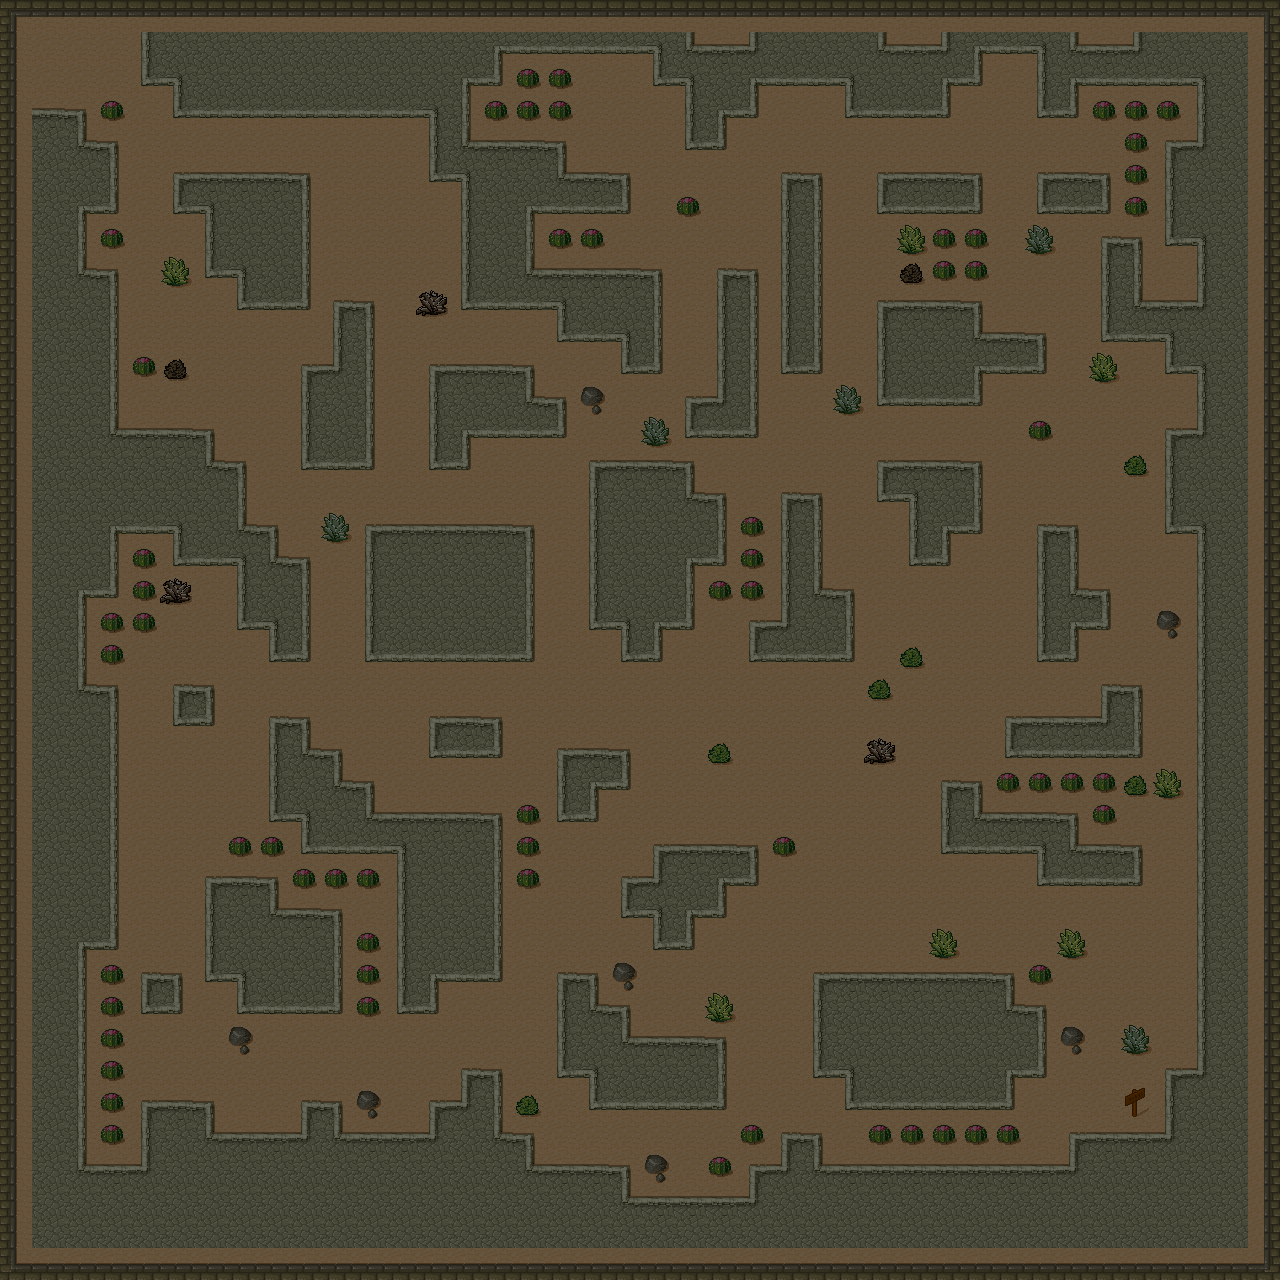

This is a level from a 2D game, rendered from its Tiled map with the project's own tilesets. A one-line summary and the map file follow, with tile-layer data summarised:
An orthogonal 40x40 tile map with 32x32 px tiles, 1 tile layer (Ground) and 209 objects.

<map version="2017.05.26" orientation="orthogonal" renderorder="right-down" width="40" height="40" tilewidth="32" tileheight="32" nextobjectid="518">
 <tileset firstgid="1" source="desert.tsx" />
 <objectgroup name="boxes">
  <object id="292" x="172" y="35" width="263" height="78" />
  <object id="293" x="412" y="31" width="87" height="49" />
  <object id="294" x="497" y="30" width="163" height="17" />
  <object id="295" x="653" y="23" width="43" height="59" />
  <object id="297" x="687" y="11" width="35" height="137" />
  <object id="298" x="715" y="7" width="40" height="106" />
  <object id="299" x="748" y="26" width="102" height="55" />
  <object id="300" x="849" y="19" width="96" height="95" />
  <object id="301" x="933" y="20" width="43" height="62" />
  <object id="302" x="965" y="24" width="109" height="23" />
  <object id="303" x="1038" y="17" width="36" height="96" />
  <object id="304" x="1075" y="47" width="126" height="35" />
  <object id="305" x="1203" y="32" width="45" height="112" />
  <object id="306" x="1171" y="146" width="75" height="93" />
  <object id="307" x="1199" y="242" width="50" height="63" />
  <object id="308" x="1104" y="240" width="33" height="96" />
  <object id="309" x="1130" y="304" width="116" height="30" />
  <object id="310" x="1169" y="305" width="76" height="65" />
  <object id="311" x="1202" y="357" width="44" height="77" />
  <object id="312" x="1171" y="435" width="76" height="94" />
  <object id="313" x="1199" y="532" width="48" height="541" />
  <object id="314" x="1173" y="1074" width="73" height="66" />
  <object id="315" x="1075" y="1139" width="172" height="108" />
  <object id="316" x="818" y="1170" width="254" height="78" />
  <object id="317" x="786" y="1138" width="29" height="112" />
  <object id="318" x="754" y="1169" width="29" height="80" />
  <object id="319" x="626" y="1202" width="124" height="46" />
  <object id="320" x="528" y="1168" width="95" height="79" />
  <object id="321" x="496" y="1135" width="33" height="109" />
  <object id="322" x="464" y="1072" width="32" height="174" />
  <object id="323" x="433" y="1106" width="28" height="140" />
  <object id="324" x="336" y="1137" width="96" height="110" />
  <object id="325" x="306" y="1104" width="31" height="144" />
  <object id="326" x="210" y="1135" width="95" height="111" />
  <object id="327" x="145" y="1107" width="63" height="141" />
  <object id="328" x="81" y="1168" width="62" height="77" />
  <object id="329" x="31" y="943" width="53" height="299" />
  <object id="330" x="31" y="690" width="81" height="252" />
  <object id="331" x="32" y="578" width="49" height="113" />
  <object id="332" x="63" y="480" width="49" height="113" />
  <object id="333" x="105" y="434" width="104" height="95" />
  <object id="336" x="176" y="465" width="65" height="97" />
  <object id="337" x="235" y="524" width="40" height="102" />
  <object id="338" x="267" y="560" width="39" height="98" />
  <object id="340" x="54" y="273" width="59" height="159" />
  <object id="341" x="30" y="203" width="52" height="63" />
  <object id="342" x="47" y="146" width="67" height="66" />
  <object id="344" x="430" y="103" width="36" height="75" />
  <object id="345" x="461" y="140" width="68" height="162" />
  <object id="346" x="519" y="143" width="42" height="67" />
  <object id="348" x="508" y="176" width="117" height="34" />
  <object id="349" x="525" y="271" width="132" height="33" />
  <object id="350" x="556" y="298" width="101" height="44" />
  <object id="351" x="618" y="273" width="40" height="98" />
  <object id="352" x="143" y="33" width="26" height="48" />
  <object id="353" x="31" y="112" width="51" height="36" />
  <object id="354" x="177" y="175" width="128" height="36" />
  <object id="355" x="212" y="200" width="92" height="72" />
  <object id="356" x="239" y="258" width="65" height="46" />
  <object id="357" x="337" y="306" width="33" height="160" />
  <object id="358" x="304" y="370" width="36" height="97" />
  <object id="359" x="433" y="370" width="95" height="60" />
  <object id="360" x="524" y="400" width="36" height="35" />
  <object id="361" x="435" y="427" width="29" height="39" />
  <object id="362" x="369" y="529" width="158" height="130" />
  <object id="363" x="592" y="464" width="96" height="160" />
  <object id="364" x="680" y="495" width="41" height="68" />
  <object id="365" x="623" y="619" width="34" height="38" />
  <object id="366" x="689" y="401" width="64" height="32" />
  <object id="367" x="722" y="273" width="31" height="161" />
  <object id="368" x="784" y="177" width="31" height="192" />
  <object id="369" x="785" y="495" width="32" height="163" />
  <object id="370" x="810" y="589" width="40" height="69" />
  <object id="371" x="755" y="624" width="39" height="34" />
  <object id="372" x="435" y="721" width="63" height="31" />
  <object id="373" x="561" y="752" width="64" height="32" />
  <object id="374" x="561" y="785" width="33" height="33" />
  <object id="375" x="178" y="688" width="32" height="33" />
  <object id="377" x="275" y="724" width="30" height="95" />
  <object id="378" x="301" y="753" width="36" height="97" />
  <object id="379" x="330" y="783" width="38" height="65" />
  <object id="380" x="357" y="814" width="139" height="31" />
  <object id="381" x="401" y="850" width="97" height="126" />
  <object id="382" x="397" y="972" width="37" height="37" />
  <object id="383" x="243" y="913" width="93" height="96" />
  <object id="384" x="209" y="880" width="64" height="95" />
  <object id="385" x="144" y="977" width="33" height="31" />
  <object id="386" x="658" y="849" width="92" height="31" />
  <object id="387" x="626" y="880" width="93" height="35" />
  <object id="388" x="658" y="913" width="31" height="31" />
  <object id="389" x="619" y="965" width="11" height="14" />
  <object id="390" x="716" y="1001" width="9" height="14" />
  <object id="391" x="713" y="747" width="9" height="6" />
  <object id="392" x="878" y="748" width="4" height="9" />
  <object id="393" x="876" y="684" width="4" height="5" />
  <object id="394" x="910" y="655" width="2" height="5" />
  <object id="395" x="563" y="976" width="28" height="97" />
  <object id="396" x="592" y="1006" width="32" height="99" />
  <object id="398" x="622" y="1042" width="98" height="60" />
  <object id="399" x="817" y="975" width="193" height="97" />
  <object id="401" x="847" y="1062" width="163" height="44" />
  <object id="402" x="1000" y="1007" width="43" height="67" />
  <object id="403" x="1068" y="1031" width="2" />
  <object id="404" x="1135" y="1037" width="2" height="2" />
  <object id="405" x="1068" y="944" width="6" height="4" />
  <object id="406" x="939" y="935" width="7" height="14" />
  <object id="407" x="1165" y="776" width="3" height="16" />
  <object id="408" x="1129" y="782" width="12" height="4" />
  <object id="409" x="1166" y="616" width="5" height="10" />
  <object id="410" x="946" y="783" width="33" height="69" />
  <object id="411" x="967" y="812" width="107" height="38" />
  <object id="413" x="1040" y="849" width="97" height="34" />
  <object id="414" x="1010" y="720" width="126" height="32" />
  <object id="415" x="1107" y="691" width="30" height="63" />
  <object id="416" x="1042" y="527" width="31" height="131" />
  <object id="417" x="1067" y="590" width="37" height="34" />
  <object id="418" x="882" y="465" width="95" height="31" />
  <object id="420" x="913" y="498" width="65" height="30" />
  <object id="421" x="914" y="532" width="30" height="28" />
  <object id="422" x="883" y="307" width="93" height="95" />
  </objectgroup>
 <objectgroup name="pic_objs">
  <!-- 64 objects omitted --></objectgroup>
 <objectgroup name="exit">
  <!-- 1 objects omitted --></objectgroup>
 <layer name="Ground" width="40" height="40" opacity="0.4">
  <data>[1600 cells, 1600 non-empty, 30 distinct tile ids]</data>
 </layer>
</map>
<!-- 89 of 209 objects omitted -->
